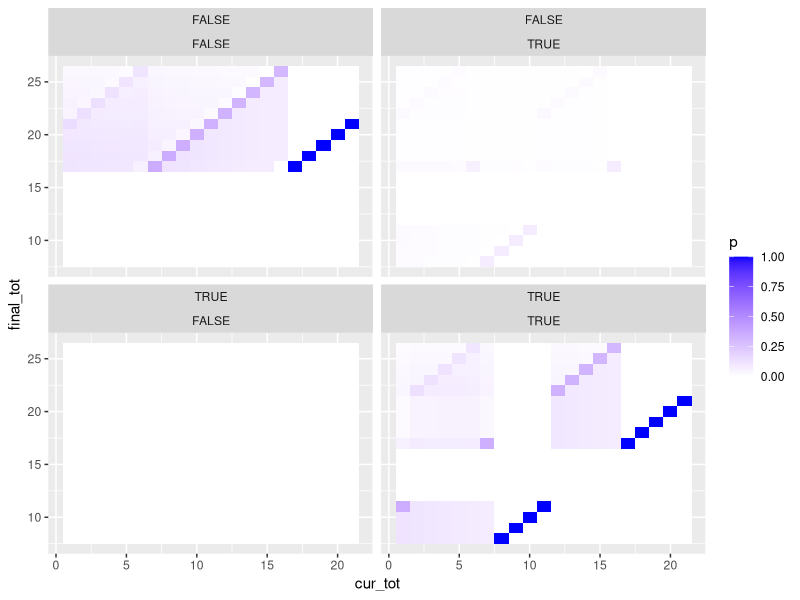
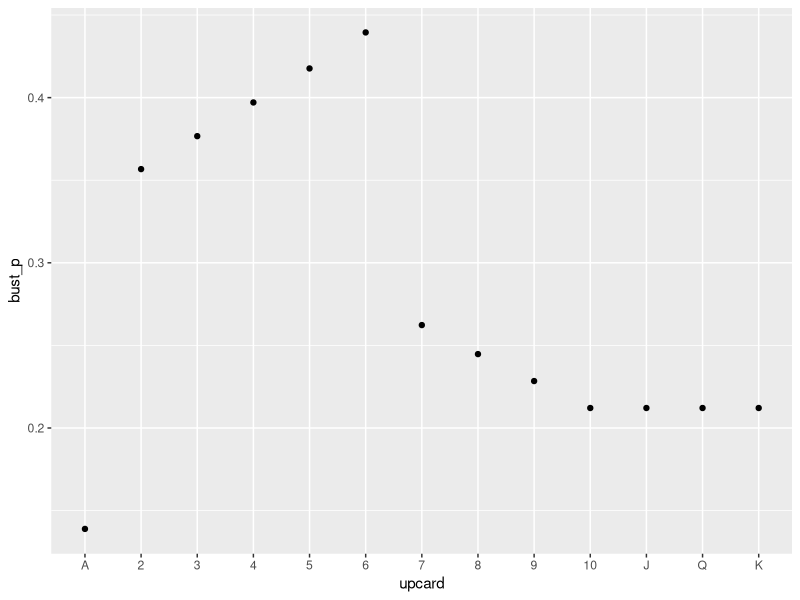
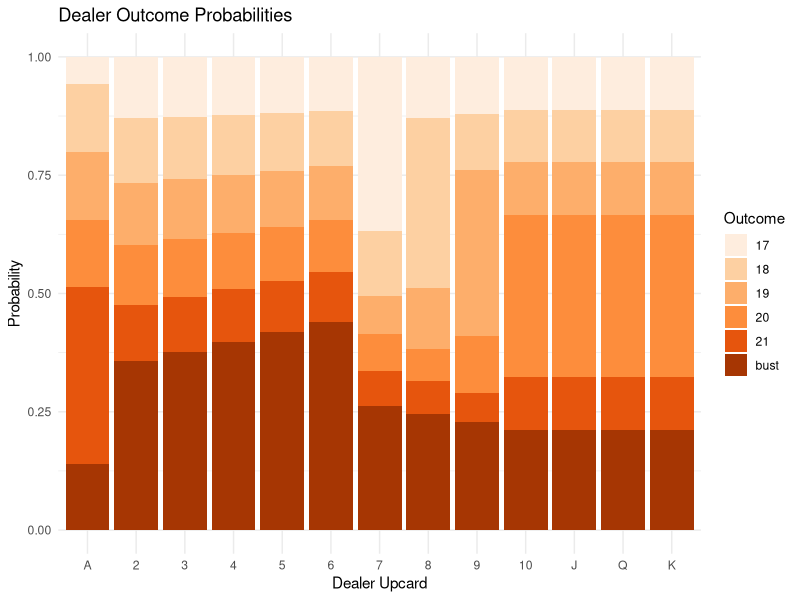

These figures' R source, in order: (Note: this script raises an error after producing the figures.)
##
##   Blackjack basic strategy calculator
##

require( "tidyverse")


##
##  Calculate the transition matrix for the dealer strategy
##  Here the dealer hits on soft 17
##

cards <- tibble( 
  value = c( 1,2,3,4,5,6,7,8,9,10,10,10,10),
  name  = c("A","2","3","4","5","6","7","8","9","10","J","Q","K"),
  csoft  = c( T, rep(F,12))
)

cards$name <- factor( cards$name, cards$name)

dealer <- expand_grid( cur_tot = 1:21, final_tot = 8:26, soft = c(F,T), final_soft = c(F,T), p= NA)  |> 
  mutate( final_p = ifelse( final_tot == cur_tot & final_soft == soft, 1, 0 ) ) |> 
  mutate( p = ifelse( final_tot < cur_tot, 0, p )) |> # impossible or hit
  mutate( p = ifelse( cur_tot >= 17, final_p, p )) |> #stand
  mutate( p = ifelse( soft & cur_tot >= 8 & cur_tot <= 11, final_p, p )) |> 
  select( -final_p )
  

# totals here are the "hard" totals, treating aces as 1

for( cur_tot_update in 16:1)
{
  one_card <- expand_grid( filter( dealer, cur_tot == !!cur_tot_update, is.na(p) ), cards) |> 
    select( -p ) |> 
    mutate( next_tot = cur_tot+value, next_soft = soft | csoft ) |> 
    mutate( final_p = ifelse( final_tot == next_tot & final_soft == next_soft, 1, 0 ) ) |> 
    left_join( dealer, by=join_by( next_tot == cur_tot, next_soft == soft, final_tot, final_soft )) |> 
    mutate( p = ifelse( next_tot > final_tot, 0, p)) |> 
    mutate( p = ifelse( next_tot > 21, final_p, p)) 
  
  dealer_update <- one_card |> group_by( cur_tot, final_tot, soft, final_soft ) |> 
    summarize( newp = mean( p), .groups =  "drop") 
  
  #  dealer_update |> print( n=100)
  
  dealer <- left_join( dealer, dealer_update, by=join_by(cur_tot, final_tot, soft, final_soft)) |> 
    mutate( p =coalesce(p,newp)) |> 
    select(-newp) 
  
}

# sanity check total probability

dealer |> group_by( soft, cur_tot ) |> 
  summarize( ss = sum(p)) |>  
  mutate( is1 = abs( ss-1 )<1e-6 ) |> 
  pull( is1 ) |> 
  all()


dealer <- dealer |> 
  mutate( 
      cur_soft_tot   = ifelse( soft & cur_tot <= 11, cur_tot+10, cur_tot),
      final_soft_tot = ifelse( final_soft & final_tot <= 11, final_tot+10, final_tot ) 
  )

upcard <- cards |> rename( soft=csoft, cur_tot= value, upcard=name) |> 
  left_join( dealer, relationship = "many-to-many" ) 

  
##
## Plot the transition matrix
##
ggplot( dealer, aes(cur_tot, final_tot,fill=p)) +
  geom_tile()+
  scale_fill_gradient(low="white", high="blue") +
  facet_wrap( soft ~final_soft)

## 
##  Calculate the bust probability given the card that's showing
##


bust_p <- upcard |> 
  filter( final_tot > 21 ) |> 
  group_by( upcard ) |> 
  summarise( bust_p = sum(p), cur_tot=last( cur_tot))


ggplot(bust_p, aes(upcard, bust_p)) + geom_point()

# overall bust probability

bust_p$bust_p |> mean()


# overall blackjack probability

upcard |> filter( final_soft_tot ==21)


upcard |> filter( cur_tot == 1 | cur_tot == 10, final_tot==11, final_soft) |> 
  pull( p ) |> 
  sum() /13


outcome_fac <- c( "17","18","19","20","21","bust")

dealer_outcomes <- upcard |> 
  filter( p > 0 ) |> 
  mutate( outcome_val = ifelse( final_soft_tot > 21, 0, final_soft_tot )) |> 
  group_by( upcard, outcome_val ) |> 
  summarize( p = sum(p), .groups="drop") |> 
  mutate( outcome = ifelse( outcome_val > 0, as.character(outcome_val), "bust" ))

dealer_outcomes$outcome <- factor( dealer_outcomes$outcome, outcome_fac)

ggplot( dealer_outcomes, aes( upcard, p, fill=outcome) ) +
  geom_col( position="stack") + 
  scale_fill_brewer( palette ="Oranges") +
  labs(title = "Dealer Outcome Probabilities",
       x = "Dealer Upcard",
       y = "Probability",
       fill = "Outcome") +
  theme_minimal()

#
# Simplified BJ:
#   No initial BJ win
#

dealer_outcomes_wide <- dealer_outcomes |> 
  select( -outcome ) |>
  pivot_wider( names_from = outcome_val, values_from = p )

maxt = 31


13^5

# basic setup and bust edge
hit_stand <- expand_grid( upcard = cards$name, cur_tot = 1:maxt, soft = c(F,T),
                     stand_w = NA, stand_t =NA, stand_l = NA, stand_ex = NA, 
                     hit_w = NA, hit_t= NA, hit_l = NA, hit_ex = NA,
                     w=NA, t = NA, l=NA, ex = NA,
                     decision=NA ) |> 
  left_join( dealer_outcomes_wide, by=join_by( upcard)) |> 
  mutate( 
    cur_soft_tot = ifelse( soft & cur_tot <= 11, cur_tot+10, cur_tot),
    decision = ifelse( total > 21, "bust", decision ),
    w = ifelse( cur_tot > 21, 0, w ),
    t = ifelse( cur_tot > 21, 0, t ),
    l = ifelse( cur_tot > 21, 1, l ),
    ex = ifelse( cur_tot > 21, w-l, ex )
  ) 

# stand edge
hit_stand <-hit_stand |> 
  rowwise() |> 
  mutate( 
    vec     = list( c( `0`, rep(0,16), `17`,`18`,`19`,`20`,`21`, rep(0,maxt-22+2))),
    stand_w = sum( vec[1:cur_soft_tot]), 
    stand_t = vec[cur_soft_tot+1],
    stand_l = sum( vec[(cur_soft_tot+2):(maxt+2)]),
    stand_ex = stand_w-stand_l
  ) |> 
  select( -vec )

for( tot_update in 21:1 )
{
 
 hit_stand_slim <- hit_stand |> select( upcard, cur_tot, soft, w,t,l,ex )
  
  one_card <- expand_grid( filter( hit_stand, cur_tot == !!tot_update), cards) |> 
    select( -w,-l,-t,-ex) |> 
    mutate( next_tot = cur_tot+value, next_soft = soft | csoft ) |> 
    left_join( hit_stand_slim, by=join_by( next_tot == cur_tot, next_soft == soft, upcard )) 

  hit_stand_update <- one_card |> group_by( upcard, cur_tot, soft  ) |> 
    summarize(
      hit_w_up = mean(w),
      hit_t_up = mean(t),
      hit_l_up = mean(l),
      .groups = "drop"
    ) 

  
  #  dealer_update |> print( n=100)
  
  hit_stand <- left_join( hit_stand, hit_stand_update, by=join_by(cur_tot, soft, upcard)) |> 
    mutate( 
      hit_w =coalesce(hit_w,hit_w_up),
      hit_t =coalesce(hit_t,hit_t_up),
      hit_l =coalesce(hit_l,hit_l_up)
    ) |> 
    select(-hit_w_up,-hit_t_up,-hit_l_up) |>  
    mutate(
      hit_ex = hit_w - hit_l,
      decision = ifelse( is.na( stand_ex) | is.na(hit_ex), decision, ifelse( stand_ex > hit_ex, "stand", "hit")),
      w = ifelse( is.na( decision ), w, ifelse( decision=="hit", hit_w, stand_w)),
      t = ifelse( is.na( decision ), t, ifelse( decision=="hit", hit_t, stand_t)),
      l = ifelse( is.na( decision ), l, ifelse( decision=="hit", hit_l, stand_l)),
      ex = w-l
    )
  
}

hit_stand0 <- hit_stand |> filter( cur_tot <=21 )

ggplot( hit_stand0, aes( upcard, cur_tot, fill=decision)) + geom_tile() + facet_wrap( ~soft)

ggplot( hit_stand0, aes( upcard, cur_tot, fill=ex)) + geom_tile() + facet_wrap( ~soft) + scale_fill_distiller(palette = "PRGn")
